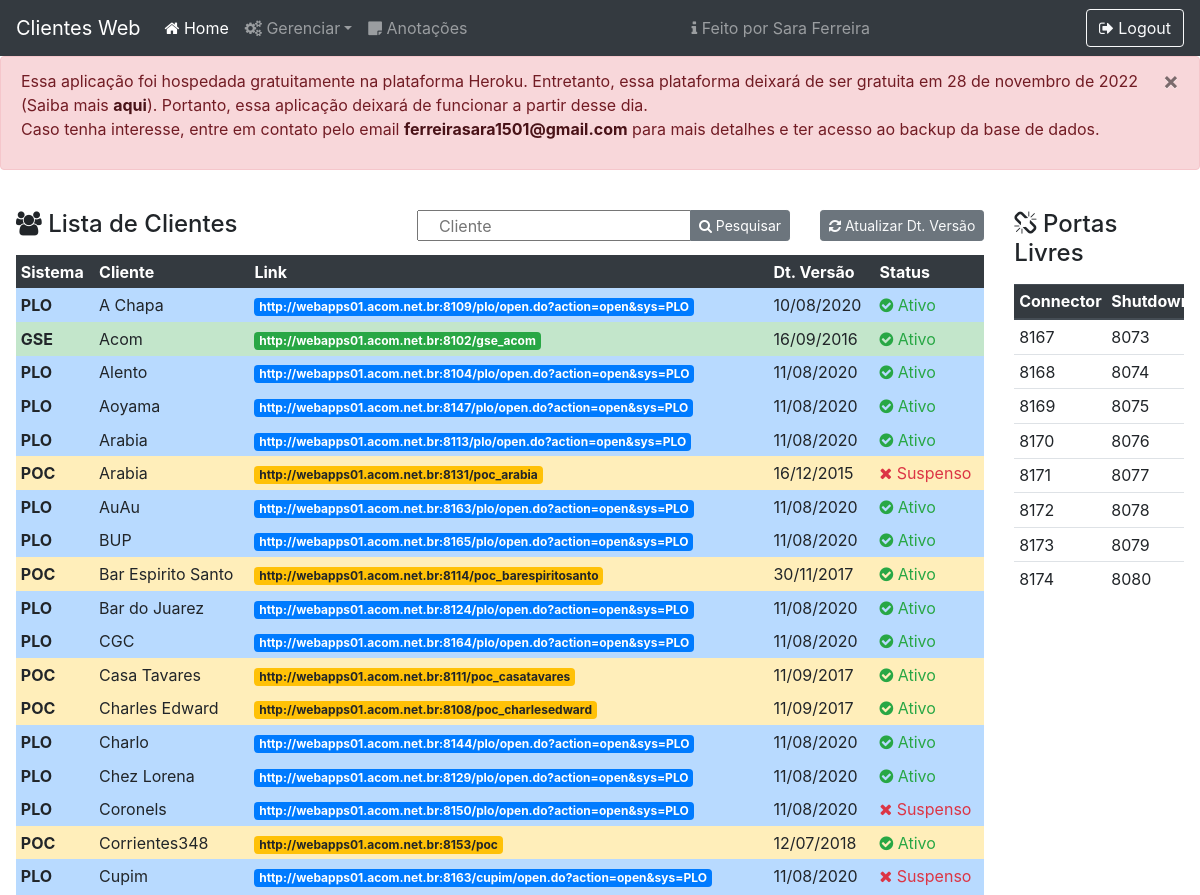
Page / (signed in, upper part) on the earlier database version.
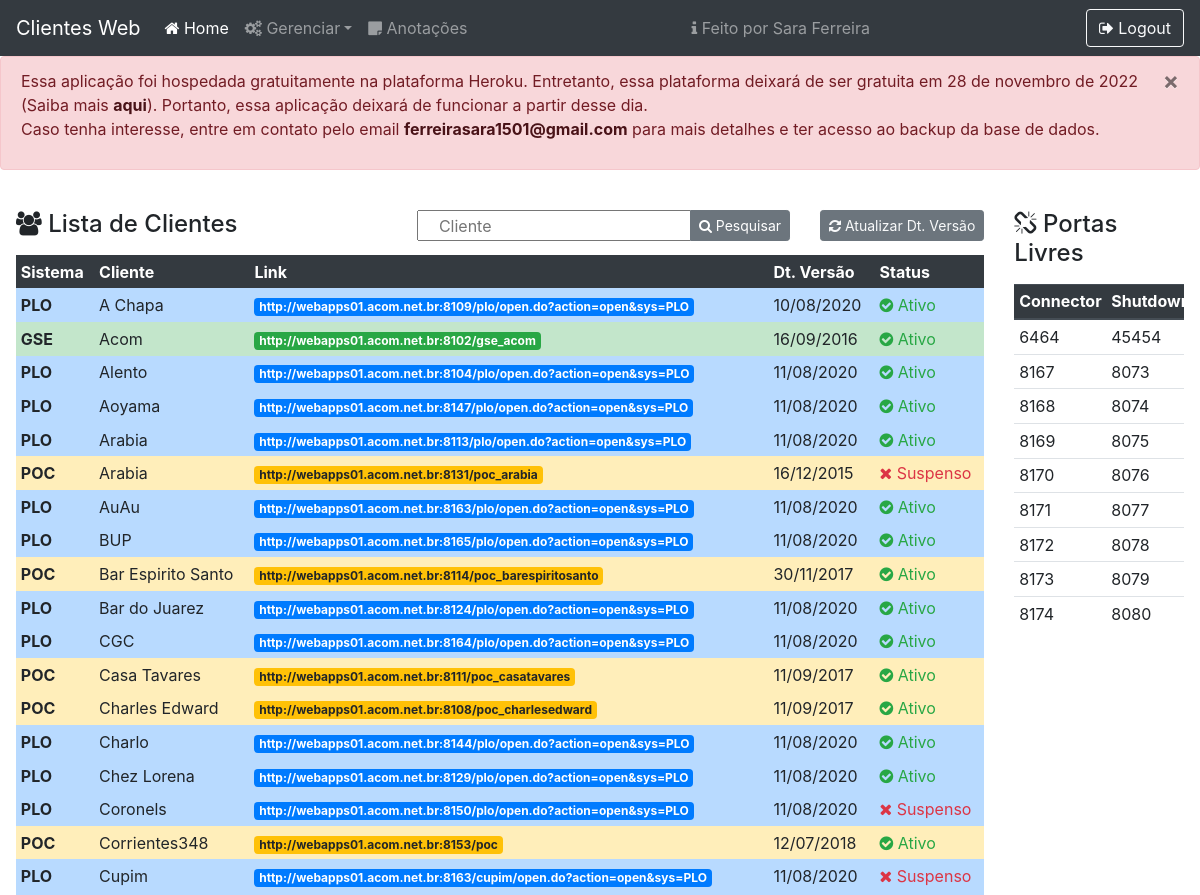
Same page on the later database version.
### core/models.py (models this page shows, shortened)
class Client(models.Model):
    STATUS = (
        ("1", "Ativo"),
        ("2", "Suspenso"),
        ("3", "Com Erro")
    )
    name = models.CharField('Name', max_length=100)
    link = models.CharField('Link', max_length=100)
    port = models.ForeignKey(Port, on_delete=models.CASCADE)
    system = models.ForeignKey(System, on_delete=models.CASCADE, default=1)
    version = models.DateField('Version')
    status = models.CharField('Status', choices=STATUS, max_length=1, default='1')

class System(models.Model):
    initials = models.CharField('Initials', max_length=3)
    name = models.CharField('Name', max_length=100)

class Port(models.Model):
    STATUS = (
        (1, "Livre"),
        (2, "Em Uso")
    )
    connector = models.IntegerField('Connector Port')
    shutdown = models.IntegerField('Shutdown Port')
    status = models.IntegerField('Status', choices=STATUS, default=1)
    server = models.ForeignKey(Server, on_delete=models.CASCADE, null=True)

### core/views.py (the view)
# urls.py: path('', index, name='index'),
def index(request):
    if str(request.user) != 'AnonymousUser':
        context = {
            'clients': Client.objects.all().order_by('name'),
            'ports': Port.objects.filter(status=1).order_by('connector'),
            'form': SearchForm()
        }
        if str(request.method) == 'POST':
            context['form'] = SearchForm(request.POST)
            if context['form'].is_valid():
                search = context['form'].data['search']
                context['clients'] = Client.objects.filter(name__icontains=search).order_by('name')
                return render(request, 'index.html', context)
            else:
                return render(request, 'index.html', context)
        else:
            return render(request, 'index.html', context)
    else:
        return loginUser(request)

### core/forms.py
class SearchForm(forms.Form):
    search = forms.CharField(max_length=300, required=False, widget=forms.TextInput(attrs={'placeholder': 'Cliente'}))

### core/templatetags/custom_filters.py (called while the page is built)
@register.filter(name='addclass')
def addclass(value, arg):
    return value.as_widget(attrs={'class': arg})

### core/templates/index.html (shortened to what the changed rows need)
{% load static %}
{% load custom_filters %}
<!DOCTYPE html>
<html lang="pt-br">
<head>
    <link rel="stylesheet" href="{% static 'css/style.css' %}">
    <link rel="stylesheet" href="https://cdnjs.cloudflare.com/ajax/libs/font-awesome/4.7.0/css/font-awesome.min.css">
    <link rel="stylesheet" href="https://stackpath.bootstrapcdn.com/bootstrap/4.5.0/css/bootstrap.min.css">
</head>
<body>
    <div class="container-fluid p-3">
        <div class="row">
            <div class="col-lg-10">
                <div class="table-responsive">
                    <table class="table table-sm table-hover table-borderless">
                        <thead class="thead-dark">
                            <tr>
                                <th scope="col">Sistema</th>
                                <th scope="col">Cliente</th>
                                <th scope="col">Link</th>
                                <th scope="col">Dt. Versão</th>
                                <th scope="col">Status</th>
                            </tr>
                        </thead>
                        <tbody>
                            {% for client in clients %}
                                    {% if client.system.id == 5 %}   <tr class="table-primary" ondblclick="editClient({{ client.id }});">
                                    {% elif client.system.id == 6 %} <tr class="table-warning" ondblclick="editClient({{ client.id }});">
                                    {% else %}                       <tr class="table-success" ondblclick="editClient({{ client.id }});">
                                    {% endif %}
                                <td scope="row"><b>{{ client.system.initials }}</b></td>
                                        <td>{{ client.name }}</td>
                                        {% if client.system.id == 5 %}   <td><a target="_blank" class="badge badge-primary" href="{{ client.link }}">{{ client.link }}</a></td>
                                        {% elif client.system.id == 6 %} <td><a target="_blank" class="badge badge-warning" href="{{ client.link }}">{{ client.link }}</a></td>
                                        {% else %}                       <td><a target="_blank" class="badge badge-success" href="{{ client.link }}">{{ client.link }}</a></td>
                                        {% endif %}
                                        <td>{{ client.version|date:"d/m/Y" }}</td>
                                        {% if client.status == '1' %}
                                            <td class="text-success"><i class="fa fa-check-circle"></i> {{ client.get_status_display }}</td>
                                        {% else %}
                                            <td class="text-danger"><i class="fa fa-close"></i> {{ client.get_status_display }}</td>
                                        {% endif %}
                                </tr>
                            {% endfor %}
                        </tbody>
                    </table>
                </div>
            </div>
            <div class="col-lg">
                <div class="table-responsive">
                    <table class="table table-sm table-hover">
                        <thead class="thead-dark">
                            <tr>
                                <th scope="col">Connector</th>
                                <th scope="col">Shutdown</th>
                            </tr>
                        </thead>
                        <tbody>
                            {% for port in ports %}
                                <tr>
                                    <td scope="row">{{ port.connector }}</td>
                                    <td>{{ port.shutdown }}</td>
                                </tr>
                            {% endfor %}
                        </tbody>
                    </table>
                </div>
            </div>
        </div>
    </div>
</body>
</html>

Differences in the rows shown:
added Port: connector "6464", shutdown "45454"
